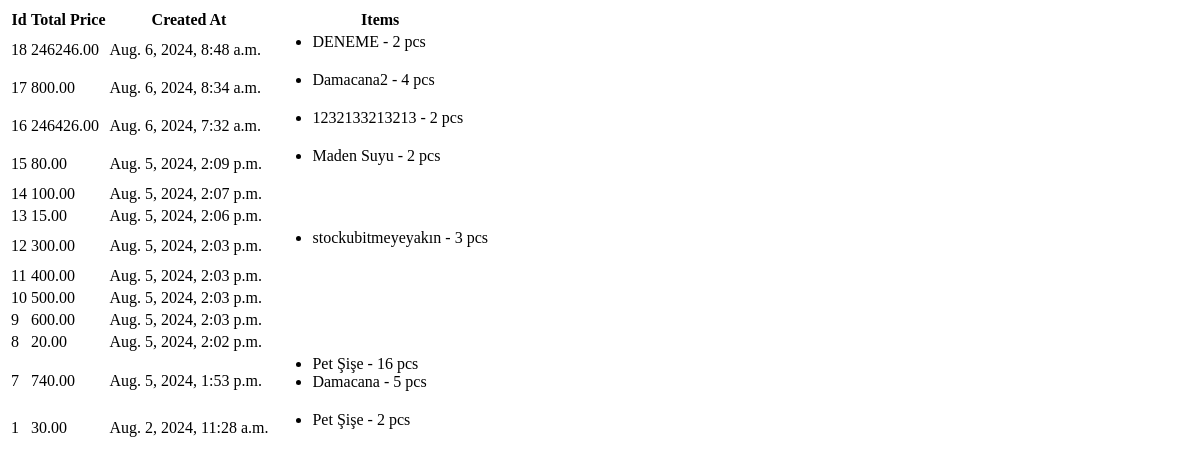
Page /user-orders/1/ (signed in) on the earlier database version.
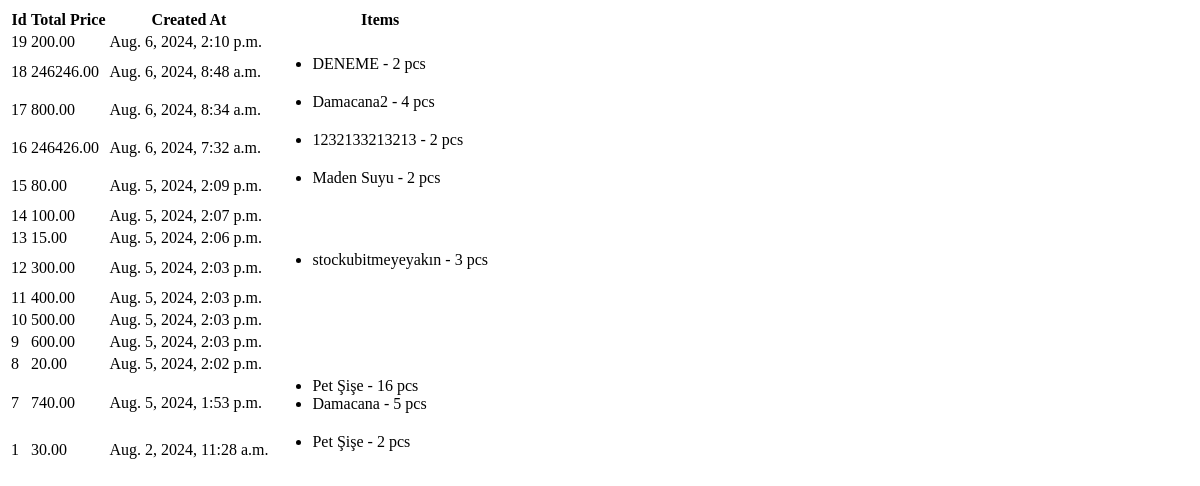
Same page on the later database version.
### waterproject/models.py (models this page shows, shortened)
class Order(models.Model):
    STATUS_CHOICES = [
        ('completed', 'Completed'),
        ('pending', 'Pending'),
    ]
    user = models.ForeignKey(User, on_delete=models.CASCADE)
    total_price = models.DecimalField(max_digits=10, decimal_places=2)
    created_at = models.DateTimeField(default=timezone.now)
    order_number = models.PositiveIntegerField(null=True, blank=True)
    status = models.CharField(max_length=10, choices=STATUS_CHOICES, default='pending')

class OrderItem(models.Model):
    order = models.ForeignKey(Order, related_name='items', on_delete=models.CASCADE)
    product_id = models.CharField(max_length=255)
    product_name = models.CharField(max_length=255)
    product_price = models.IntegerField()
    quantity = models.IntegerField()

### waterproject/views.py (the view)
    def _wrapped_view(request, *args, **kwargs):
        if not request.user.is_authenticated:
            return login_required(view_func)(request, *args, **kwargs)
        if not request.user.is_superuser:
            return HttpResponseForbidden("You do not have permission to access this page.")
        return view_func(request, *args, **kwargs)

### waterproject/views.py (called while the page is built)
def admin_required(view_func):
    def _wrapped_view(request, *args, **kwargs):
        if not request.user.is_authenticated:
            return login_required(view_func)(request, *args, **kwargs)
        if not request.user.is_superuser:
            return HttpResponseForbidden("You do not have permission to access this page.")
        return view_func(request, *args, **kwargs)
    return _wrapped_view

@admin_required
def user_orders(request, user_id):
    user = get_object_or_404(User, id=user_id)
    orders = Order.objects.filter(user=user).order_by('-created_at')
    return render(request, 'admincontent/user_orders.html', {'orders': orders, 'user': user})

### waterproject/templates/admincontent/user_orders.html
<table class="table table-striped">
    <thead>
        <tr>
            <th>Id</th>
            <th>Total Price</th>
            <th>Created At</th>
            <th>Items</th>
        </tr>
    </thead>
    <tbody>
        {% for order in orders %}
        <tr>
            <td>{{ order.id }}</td>
            <td>{{ order.total_price }}</td>
            <td>{{ order.created_at }}</td>
            <td>
                <ul>
                    {% for item in order.items.all %}
                    <li>{{ item.product_name }} - {{ item.quantity }} pcs</li>
                    {% endfor %}
                </ul>
            </td>
        </tr>
        {% endfor %}
    </tbody>
</table>

Differences in the rows shown:
added Order: id "19", total_price "200.00", created_at "Aug. 6, 2024, 2:10 p.m."
